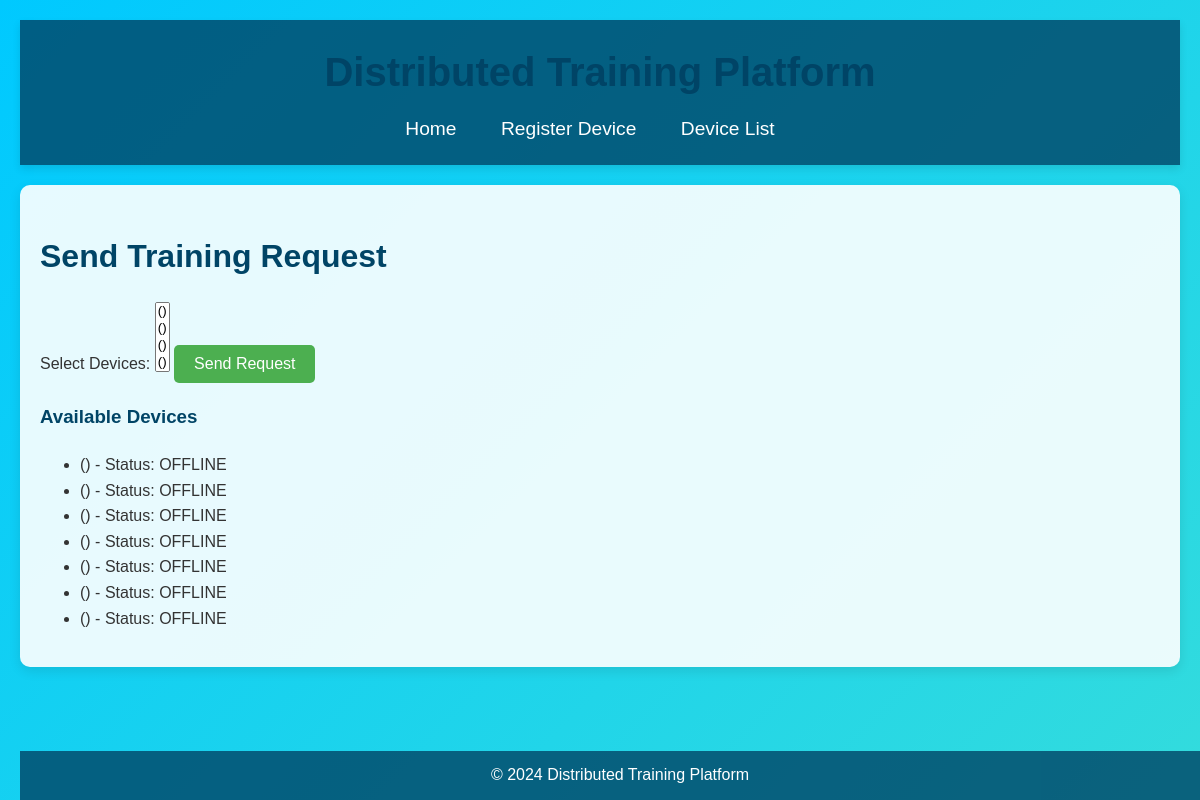
The page /send_request/1/ on the database as committed earlier.
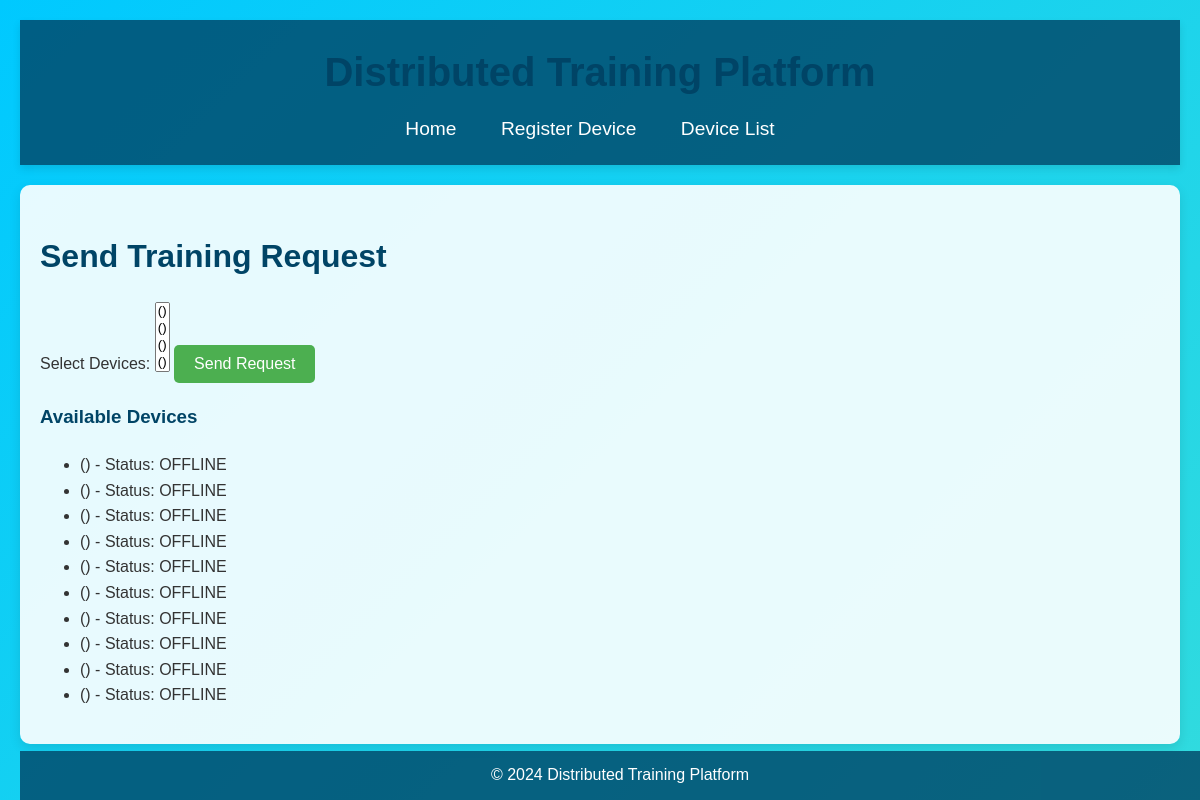
The same page on the database as committed later.
### device/models.py (models this page shows, shortened)
class Device(models.Model):
    name = models.CharField(max_length=100)
    type = models.CharField(max_length=100)  # Device type (e.g., laptop, desktop)
    available = models.BooleanField(default=False)  # Indicates if the device is ready to accept jobs
    last_seen = models.DateTimeField(auto_now=True)  # Timestamp of the last heartbeat received
    ip_address = models.GenericIPAddressField()
    status = models.CharField(max_length=20, choices=[
        ('AVAILABLE', 'Available'),        # Device is idle and ready for training
        ('CONNECTED', 'Connected'),        # Device is connected to the system
        ('TRAINING', 'Training'),          # Device is currently training a model
        ('OFFLINE', 'Offline')             # Device is offline or not responding
    ], default='OFFLINE')  # Default status is offline
    ram = models.FloatField()  # RAM in GB
    storage = models.FloatField()  # Storage in GB
    cpu_cores = models.IntegerField(default=0)  # Number of CPU cores
    gpu = models.BooleanField(default=False)  # Whether the device has a GPU
    gpu_details = models.CharField(max_length=100, blank=True, null=True)  # Optional details about the GPU
    subnet = models.CharField(max_length=50)  # Subnet address for verification (e.g., '192.168.1.')
    last_connected = models.DateTimeField(default=timezone.now)  # Time when the device last connected to the system

### device/views.py (the view, shortened to what this page needs)
# urls.py: path('send_request/<int:device_id>/', views.send_connection_request, name='send_request'),
def send_connection_request(request, device_id):
    device = get_object_or_404(Device, id=device_id)
    devices = Device.objects.all()
    return render(request, 'device/send_request.html', {'devices': devices})

### device/templates/device/send_request.html (shortened to what this page needs)
{% extends 'base.html' %}
{% block content %}
<h2>Send Training Request</h2>
<form id="send-request-form" method="post">
    <label for="nodes">Select Devices:</label>
    <select name="nodes" id="nodes" multiple required>
        {% for device in devices %}
            <option value="{{ device.device.id }}">{{ device.device.name }} ({{ device.device.ip_address }})</option>
        {% endfor %}
    </select>
    <button type="submit">Send Request</button>
</form>
{% if devices %}
    <h3>Available Devices</h3>
    <ul>
        {% for device in devices %}
            <li>{{ device.device.name }} ({{ device.device.ip_address }}) - Status: {{ device.status }}</li>
        {% endfor %}
    </ul>
{% else %}
    <p>No devices available to send requests.</p>
{% endif %}
{% endblock %}

### ParallelX/templates/base.html (shortened to what this page needs)
<!DOCTYPE html>
<html lang="en">
<head>
    {% load static %}
    <link rel="stylesheet" href="{% static 'css/styles.css' %}">
</head>
<body>
    <header>
        <h1>Distributed Training Platform</h1>
        <nav>
            <ul>
                <li><a href="{% url 'device:home' %}">Home</a></li>
                <li><a href="{% url 'device:register_device' %}">Register Device</a></li>
                <li><a href="{% url 'device:device_list' %}">Device List</a></li>
            </ul>
        </nav>
    </header>
    <main>
        {% block content %}
        {% endblock %}
    </main>
    <footer>
        <p>&copy; 2024 Distributed Training Platform</p>
    </footer>
</body>
</html>

### ParallelX/static/css/styles.css (style rules this page uses)
body { font-family: 'Arial', sans-serif; margin: 0; padding: 0; line-height: 1.6; color: #333; background: linear-gradient(135deg, #00C9FF, #92FE9D); background-size: 300% 300%; animation: gradientAnimation 10s ease infinite; }
header { background-color: rgba(0, 68, 102, 0.8); color: white; padding: 20px; text-align: center; box-shadow: 0 4px 8px rgba(0, 0, 0, 0.1); }
header h1 { margin: 0; font-size: 2.5em; }
nav ul { list-style: none; padding: 0; margin: 10px 0 0; }
nav ul li { display: inline-block; margin-right: 20px; }
nav ul li a { color: #ffffff; text-decoration: none; font-size: 1.2em; padding: 5px 10px; transition: background-color 0.3s ease; }
main { padding: 20px; max-width: 1200px; margin: 20px auto; background-color: rgba(255, 255, 255, 0.9); border-radius: 10px; box-shadow: 0 4px 12px rgba(0, 0, 0, 0.1); animation: float 5s ease-in-out infinite; }
footer { background-color: rgba(0, 68, 102, 0.8); color: white; text-align: center; padding: 10px 0; margin-top: 30px; position: fixed; width: 100%; bottom: 0; }
footer p { margin: 0; font-size: 1em; }
a, button { cursor: pointer; }
button { background-color: #007399; color: white; border: none; padding: 10px 20px; font-size: 1em; border-radius: 5px; transition: background-color 0.3s ease; }
h1, h2, h3 { color: #004466; margin-bottom: 20px; }
h1 { font-size: 2.5em; }
h2 { font-size: 2em; }
p { font-size: 1.1em; line-height: 1.8; }
main { animation: float 6s ease-in-out infinite; }
body { font-family: Arial, sans-serif; padding: 20px; }
button { background-color: #4CAF50; color: white; padding: 10px 20px; border: none; cursor: pointer; }

Rows that differ between the two databases and show on the page:
added Device: status "OFFLINE", shown under "Available Devices"
added Device: status "OFFLINE", shown under "Available Devices"
added Device: status "OFFLINE", shown under "Available Devices"
